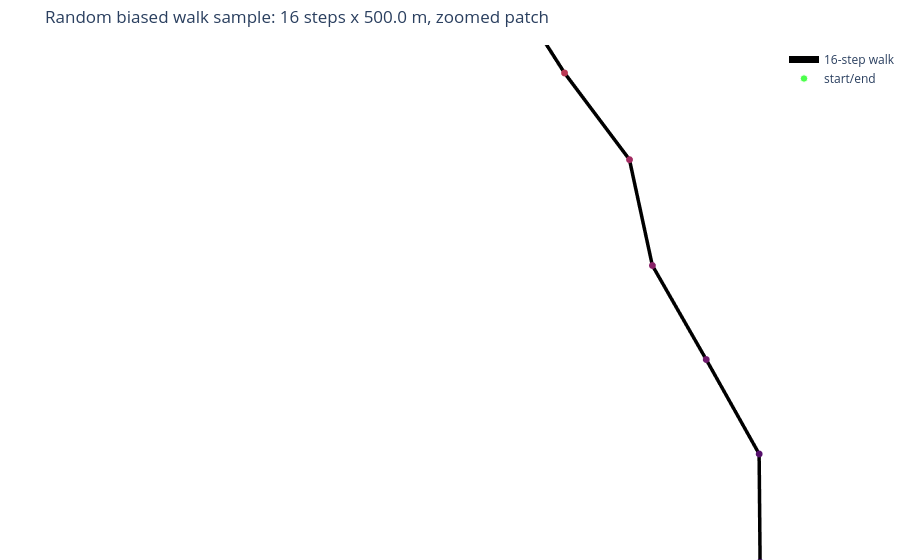

Write notebook code for a chart like this one.
### Markdown cell above
## Example Trajectory

### Code cell
with torch.no_grad():
    _, _, _, _, sample_path = make_trajectories(1, step_counts=16, return_path=True)
path_pts = sample_path[0].cpu().numpy()
center = path_pts.mean(axis=0)
center = center / np.linalg.norm(center)
north = np.array([0.0, 0.0, 1.0])
ref = north if abs(center[2]) < 0.9 else np.array([1.0, 0.0, 0.0])
east = np.cross(ref, center)
east = east / np.linalg.norm(east)
north_local = np.cross(center, east)
local_xy_m = EARTH_RADIUS_M * np.column_stack([path_pts @ east, path_pts @ north_local])
span_m = max(np.ptp(local_xy_m[:, 0]), np.ptp(local_xy_m[:, 1]), 8.0 * STEP_METERS)
patch_radius_m = 3.0 * span_m
patch_radius_rad = patch_radius_m / EARTH_RADIUS_M
patch_mask = np.arccos(np.clip(sphere_pts @ center, -1.0, 1.0)) <= patch_radius_rad
patch_idx = np.flatnonzero(patch_mask)
patch_lookup = -np.ones(len(sphere_pts), dtype=int)
patch_lookup[patch_idx] = np.arange(len(patch_idx))
patch_face_mask = (
    patch_mask[np.asarray(faces_i)]
    & patch_mask[np.asarray(faces_j)]
    & patch_mask[np.asarray(faces_k)]
)
patch_i = patch_lookup[np.asarray(faces_i)[patch_face_mask]]
patch_j = patch_lookup[np.asarray(faces_j)[patch_face_mask]]
patch_k = patch_lookup[np.asarray(faces_k)[patch_face_mask]]
patch_pts = sphere_pts[patch_idx]
patch_colors = [vertexcolor[idx] for idx in patch_idx]
camera_eye = 1.000004 * center

fig = go.Figure()
fig.add_trace(
    go.Mesh3d(
        x=patch_pts[:, 0],
        y=patch_pts[:, 1],
        z=patch_pts[:, 2],
        i=patch_i,
        j=patch_j,
        k=patch_k,
        vertexcolor=patch_colors,
        opacity=0.40,
        flatshading=False,
        lighting=dict(ambient=0.82, diffuse=0.25, specular=0.03),
        name="B component mixture",
        showscale=False,
    )
)
fig.add_trace(
    go.Scatter3d(
        x=path_pts[:, 0],
        y=path_pts[:, 1],
        z=path_pts[:, 2],
        mode="lines+markers",
        line=dict(color="black", width=7),
        marker=dict(size=4, color=np.arange(path_pts.shape[0]), colorscale="Inferno"),
        name="16-step walk",
    )
)
fig.add_trace(
    go.Scatter3d(
        x=[path_pts[0, 0], path_pts[-1, 0]],
        y=[path_pts[0, 1], path_pts[-1, 1]],
        z=[path_pts[0, 2], path_pts[-1, 2]],
        mode="markers",
        marker=dict(size=[7, 8], color=["lime", "red"]),
        name="start/end",
    )
)
fig.update_layout(
    title=f"Random biased walk sample: 16 steps x {STEP_METERS:.1f} m, zoomed patch",
    scene=dict(
        aspectmode="data",
        camera=dict(eye=dict(x=camera_eye[0], y=camera_eye[1], z=camera_eye[2])),
        xaxis=dict(visible=False),
        yaxis=dict(visible=False),
        zaxis=dict(visible=False),
    ),
    margin=dict(l=0, r=0, t=45, b=0),
)
fig.show()

### Figure 1 — Plotly figure (JSON) as saved in the notebook; plotly's stock layout.template omitted (floating-point values rounded to 4 significant figures)
{"data": [{"flatshading": false, "i": [], "j": [], "k": [], "lighting": {"ambient": 0.82, "diffuse": 0.25, "specular": 0.03}, "name": "B component mixture", "opacity": 0.4, "showscale": false, "type": "mesh3d", "vertexcolor": [], "x": [], "y": [], "z": []}, {"line": {"color": "black", "width": 7}, "marker": {"color": [0, 1, 2, 3, 4, 5, 6, 7, 8, 9, 10, 11, 12, 13, 14, 15, 16], "colorscale": [[0, "#000004"], [0.1111, "#1b0c41"], [0.2222, "#4a0c6b"], [0.3333, "#781c6d"], [0.4444, "#a52c60"], [0.5556, "#cf4446"], [0.6667, "#ed6925"], [0.7778, "#fb9b06"], [0.8889, "#f7d13d"], [1, "#fcffa4"]], "size": 4}, "mode": "lines+markers", "name": "16-step walk", "type": "scatter3d", "x": [-0.2107, -0.2108, -0.2109, -0.211, -0.211, -0.2111, -0.2112, -0.2113, -0.2113, -0.2114, -0.2115, -0.2115, -0.2116, -0.2116, -0.2117, -0.2117, -0.2118], "y": [-0.1114, -0.1113, -0.1113, -0.1114, -0.1114, -0.1114, -0.1114, -0.1114, -0.1114, -0.1114, -0.1113, -0.1113, -0.1112, -0.1112, -0.1111, -0.1111, -0.111], "z": [-0.9712, -0.9712, -0.9711, -0.9711, -0.9711, -0.9711, -0.9711, -0.9711, -0.971, -0.971, -0.971, -0.971, -0.971, -0.971, -0.971, -0.971, -0.971]}, {"marker": {"color": ["lime", "red"], "size": [7, 8]}, "mode": "markers", "name": "start/end", "type": "scatter3d", "x": [-0.2107, -0.2118], "y": [-0.1114, -0.111], "z": [-0.9712, -0.971]}], "layout": {"margin": {"b": 0, "l": 0, "r": 0, "t": 45}, "scene": {"aspectmode": "data", "camera": {"eye": {"x": -0.2113, "y": -0.1113, "z": -0.9711}}, "xaxis": {"visible": false}, "yaxis": {"visible": false}, "zaxis": {"visible": false}}, "title": {"text": "Random biased walk sample: 16 steps x 500.0 m, zoomed patch"}}}
